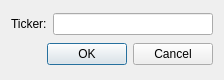
<?xml version="1.0" encoding="UTF-8"?>
<ui version="4.0">
 <class>TickerInput</class>
 <widget class="QDialog" name="TickerInput">
  <property name="geometry">
   <rect>
    <x>0</x>
    <y>0</y>
    <width>224</width>
    <height>80</height>
   </rect>
  </property>
  <property name="windowTitle">
   <string extracomment="Appeal to the user. Means &quot;Please enter a ticker here:&quot;">Enter a ticker</string>
  </property>
  <layout class="QGridLayout" name="gridLayout">
   <item row="0" column="0">
    <widget class="QLabel" name="label">
     <property name="text">
      <string>Ticker:</string>
     </property>
    </widget>
   </item>
   <item row="0" column="1">
    <widget class="QLineEdit" name="line"/>
   </item>
   <item row="1" column="0" colspan="2">
    <widget class="QDialogButtonBox" name="buttonBox">
     <property name="orientation">
      <enum>Qt::Horizontal</enum>
     </property>
     <property name="standardButtons">
      <set>QDialogButtonBox::Cancel|QDialogButtonBox::Ok</set>
     </property>
    </widget>
   </item>
  </layout>
 </widget>
 <tabstops>
  <tabstop>line</tabstop>
  <tabstop>buttonBox</tabstop>
 </tabstops>
 <resources/>
 <connections>
  <connection>
   <sender>buttonBox</sender>
   <signal>accepted()</signal>
   <receiver>TickerInput</receiver>
   <slot>accept()</slot>
   <hints>
    <hint type="sourcelabel">
     <x>214</x>
     <y>65</y>
    </hint>
    <hint type="destinationlabel">
     <x>157</x>
     <y>274</y>
    </hint>
   </hints>
  </connection>
  <connection>
   <sender>buttonBox</sender>
   <signal>rejected()</signal>
   <receiver>TickerInput</receiver>
   <slot>reject()</slot>
   <hints>
    <hint type="sourcelabel">
     <x>214</x>
     <y>65</y>
    </hint>
    <hint type="destinationlabel">
     <x>286</x>
     <y>274</y>
    </hint>
   </hints>
  </connection>
  <connection>
   <sender>TickerInput</sender>
   <signal>accepted()</signal>
   <receiver>TickerInput</receiver>
   <slot>slotAccepted()</slot>
   <hints>
    <hint type="sourcelabel">
     <x>63</x>
     <y>75</y>
    </hint>
    <hint type="destinationlabel">
     <x>71</x>
     <y>150</y>
    </hint>
   </hints>
  </connection>
 </connections>
 <slots>
  <slot>slotAccepted()</slot>
 </slots>
</ui>
